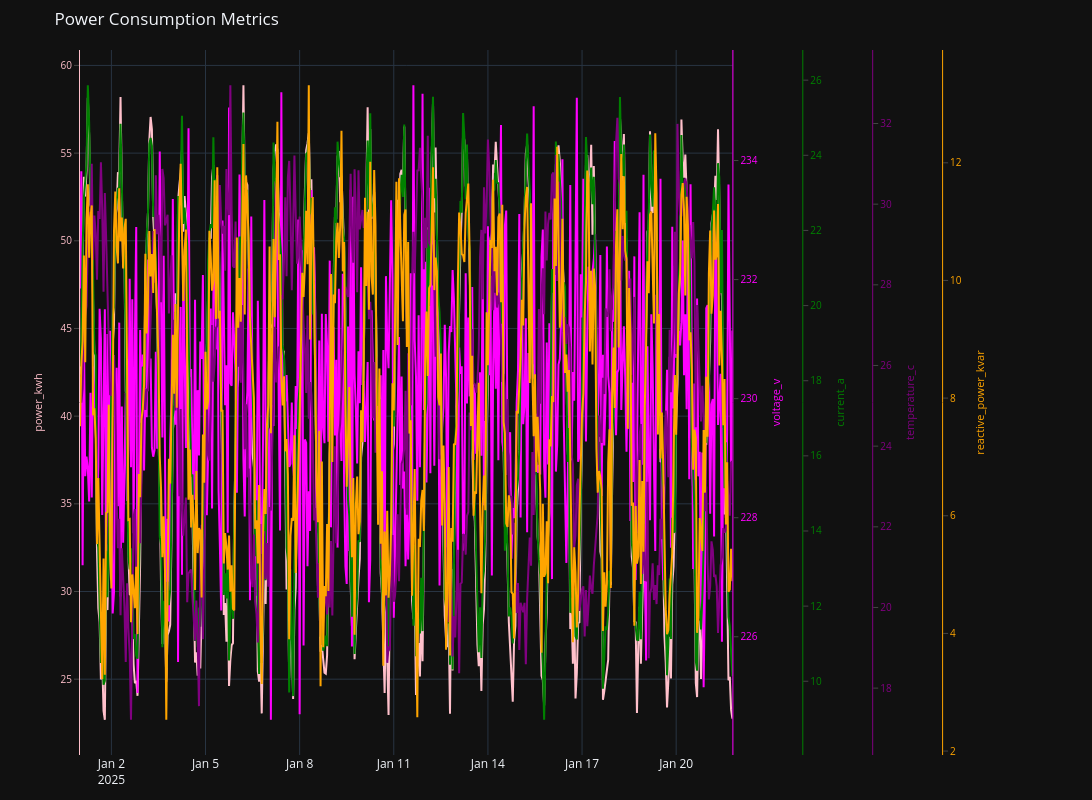

Source (notebook cell):
### Markdown cell above
## 1 : Energy Industry Data

### Code cell
import polyY.plotly as plot
import pandas as pd
elect = pd.read_csv(r"data\electricity_consumption_data.csv")
x = elect.timestamp
ys = ['power_kwh', 'voltage_v', 'current_a', 'temperature_c', 'reactive_power_kvar']
clrs = ["pink", "magenta", "green", "purple", "orange"]
figure = plot.MakeFigure("Power Consumption Metrics", "plotly_dark")
for i in range(5):
    figure.add_trace(x, elect[ys[i]].to_list(),name=ys[i], kind="line", color=clrs[i])
figure.get_figure().update_layout(width=1500, height=800)

### Figure 1 — Plotly figure (JSON) as saved in the notebook; plotly's stock layout.template omitted (floating-point values rounded to 4 significant figures; data arrays with more than 128 entries replaced by an {"elided": "..."} marker saying what was removed)
{"data": [{"line": {"color": "pink"}, "mode": "lines", "name": "power_kwh", "type": "scatter", "x": {"elided": "500 str values"}, "y": {"elided": "500 float values"}, "yaxis": "y"}, {"line": {"color": "magenta"}, "mode": "lines", "name": "voltage_v", "type": "scatter", "x": {"elided": "500 str values"}, "y": {"elided": "500 float values"}, "yaxis": "y2"}, {"line": {"color": "green"}, "mode": "lines", "name": "current_a", "type": "scatter", "x": {"elided": "500 str values"}, "y": {"elided": "500 float values"}, "yaxis": "y3"}, {"line": {"color": "purple"}, "mode": "lines", "name": "temperature_c", "type": "scatter", "x": {"elided": "500 str values"}, "y": {"elided": "500 float values"}, "yaxis": "y4"}, {"line": {"color": "orange"}, "mode": "lines", "name": "reactive_power_kvar", "type": "scatter", "x": {"elided": "500 str values"}, "y": {"elided": "500 float values"}, "yaxis": "y5"}], "layout": {"height": 800, "margin": {"b": 40, "l": 80, "r": 80, "t": 50}, "showlegend": false, "title": {"text": "Power Consumption Metrics"}, "width": 1500, "xaxis": {"domain": [0, 0.7]}, "yaxis": {"linecolor": "pink", "showgrid": true, "showline": true, "side": "left", "tickfont": {"color": "pink", "size": 10}, "ticks": "outside", "title": {"font": {"color": "pink", "size": 11}, "text": "power_kwh"}, "zeroline": false}, "yaxis2": {"linecolor": "magenta", "overlaying": "y", "position": 0.7, "showgrid": false, "showline": true, "side": "right", "tickfont": {"color": "magenta", "size": 10}, "ticks": "outside", "title": {"font": {"color": "magenta", "size": 11}, "text": "voltage_v"}, "zeroline": false}, "yaxis3": {"linecolor": "green", "overlaying": "y", "position": 0.775, "showgrid": false, "showline": true, "side": "right", "tickfont": {"color": "green", "size": 10}, "ticks": "outside", "title": {"font": {"color": "green", "size": 11}, "text": "current_a"}, "zeroline": false}, "yaxis4": {"linecolor": "purple", "overlaying": "y", "position": 0.85, "showgrid": false, "showline": true, "side": "right", "tickfont": {"color": "purple", "size": 10}, "ticks": "outside", "title": {"font": {"color": "purple", "size": 11}, "text": "temperature_c"}, "zeroline": false}, "yaxis5": {"linecolor": "orange", "overlaying": "y", "position": 0.925, "showgrid": false, "showline": true, "side": "right", "tickfont": {"color": "orange", "size": 10}, "ticks": "outside", "title": {"font": {"color": "orange", "size": 11}, "text": "reactive_power_kvar"}, "zeroline": false}}}
